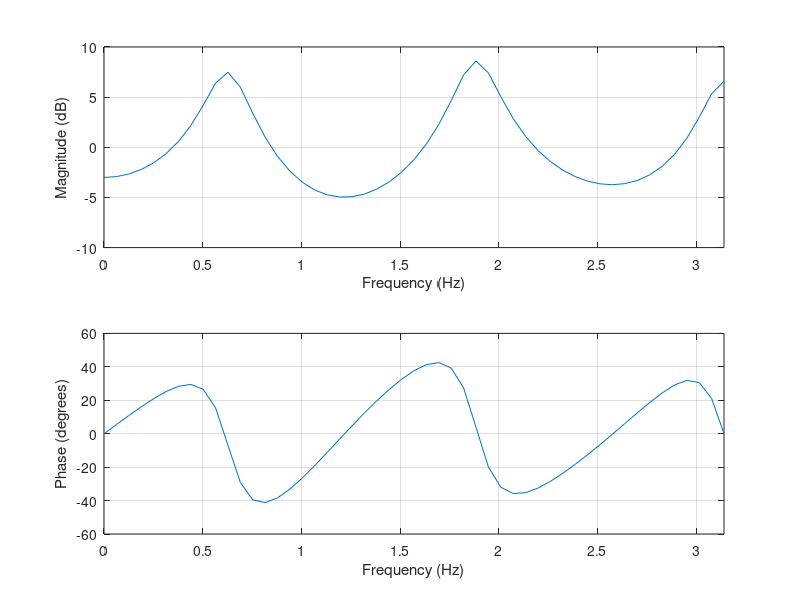
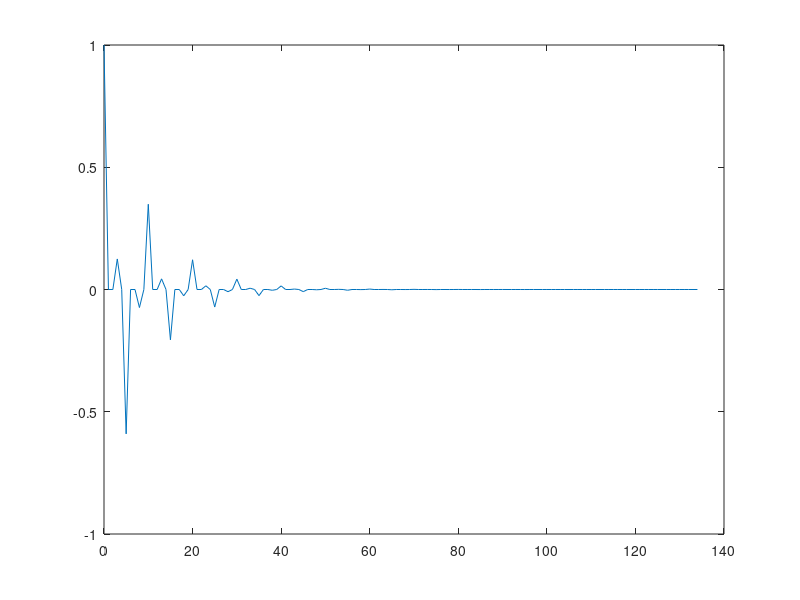

Write MATLAB code to recreate these figures, in order.
g1=0.5^3;
B=[1 0 0 g1];
g2=0.9^5
A=[1 0 0 0 0 g2];
Fs=100;
f=0:Fs/2;
w=f*(2*pi/Fs)
H=freqz(B,A,w);
figure(1);
freqz_plot(w,H);
figure(2);
[x,t]=impz(B,A);
plot(t,x);